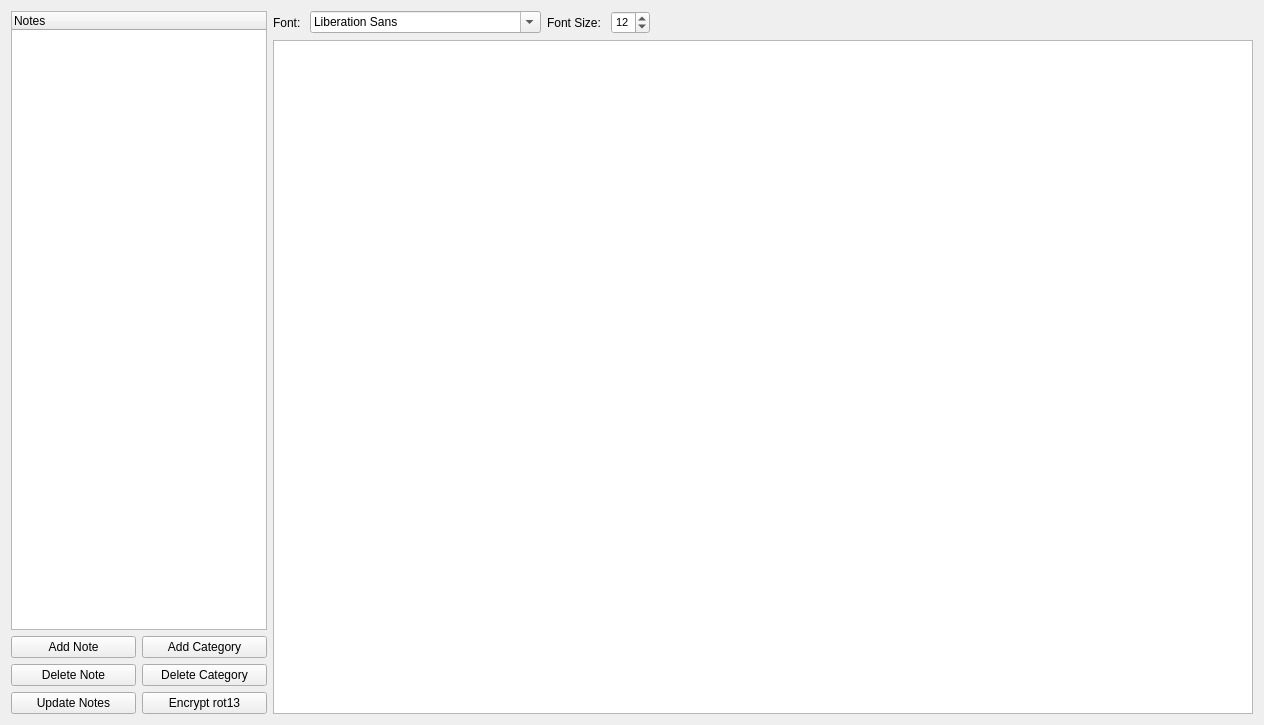
<?xml version="1.0" encoding="UTF-8"?>
<ui version="4.0">
 <class>NotesTool</class>
 <widget class="QWidget" name="NotesTool">
  <property name="geometry">
   <rect>
    <x>0</x>
    <y>0</y>
    <width>1264</width>
    <height>725</height>
   </rect>
  </property>
  <property name="windowTitle">
   <string>Form</string>
  </property>
  <layout class="QHBoxLayout" name="horizontalLayout_2">
   <item>
    <layout class="QVBoxLayout" name="verticalLayout">
     <item>
      <widget class="QTreeWidget" name="treeWidget_notes">
       <property name="sizePolicy">
        <sizepolicy hsizetype="Maximum" vsizetype="Expanding">
         <horstretch>0</horstretch>
         <verstretch>0</verstretch>
        </sizepolicy>
       </property>
       <column>
        <property name="text">
         <string>Notes</string>
        </property>
       </column>
      </widget>
     </item>
     <item>
      <layout class="QGridLayout" name="gridLayout">
       <item row="0" column="0">
        <widget class="QPushButton" name="pushButton_addNote">
         <property name="text">
          <string>Add Note</string>
         </property>
        </widget>
       </item>
       <item row="1" column="0">
        <widget class="QPushButton" name="pushButton_deleteNote">
         <property name="text">
          <string>Delete Note</string>
         </property>
        </widget>
       </item>
       <item row="0" column="1">
        <widget class="QPushButton" name="pushButton_addCategory">
         <property name="text">
          <string>Add Category</string>
         </property>
        </widget>
       </item>
       <item row="1" column="1">
        <widget class="QPushButton" name="pushButton_deleteCategory">
         <property name="text">
          <string>Delete Category</string>
         </property>
        </widget>
       </item>
       <item row="2" column="0">
        <widget class="QPushButton" name="pushButton_update">
         <property name="text">
          <string>Update Notes</string>
         </property>
        </widget>
       </item>
       <item row="2" column="1">
        <widget class="QPushButton" name="pushButton_encrypt">
         <property name="text">
          <string>Encrypt rot13</string>
         </property>
        </widget>
       </item>
      </layout>
     </item>
    </layout>
   </item>
   <item>
    <layout class="QVBoxLayout" name="verticalLayout_2">
     <item>
      <layout class="QHBoxLayout" name="horizontalLayout">
       <item>
        <widget class="QLabel" name="label">
         <property name="sizePolicy">
          <sizepolicy hsizetype="Maximum" vsizetype="Preferred">
           <horstretch>0</horstretch>
           <verstretch>0</verstretch>
          </sizepolicy>
         </property>
         <property name="text">
          <string>Font: </string>
         </property>
        </widget>
       </item>
       <item>
        <widget class="QFontComboBox" name="fontComboBox"/>
       </item>
       <item>
        <widget class="QLabel" name="label_2">
         <property name="sizePolicy">
          <sizepolicy hsizetype="Maximum" vsizetype="Preferred">
           <horstretch>0</horstretch>
           <verstretch>0</verstretch>
          </sizepolicy>
         </property>
         <property name="text">
          <string>Font Size: </string>
         </property>
        </widget>
       </item>
       <item>
        <widget class="QSpinBox" name="spinBox_fontSize">
         <property name="font">
          <font>
           <pointsize>8</pointsize>
          </font>
         </property>
         <property name="minimum">
          <number>1</number>
         </property>
         <property name="value">
          <number>12</number>
         </property>
        </widget>
       </item>
       <item>
        <spacer name="horizontalSpacer">
         <property name="orientation">
          <enum>Qt::Horizontal</enum>
         </property>
         <property name="sizeHint" stdset="0">
          <size>
           <width>40</width>
           <height>20</height>
          </size>
         </property>
        </spacer>
       </item>
      </layout>
     </item>
     <item>
      <widget class="QTextEdit" name="textEdit_notes"/>
     </item>
    </layout>
   </item>
  </layout>
 </widget>
 <resources/>
 <connections/>
</ui>
